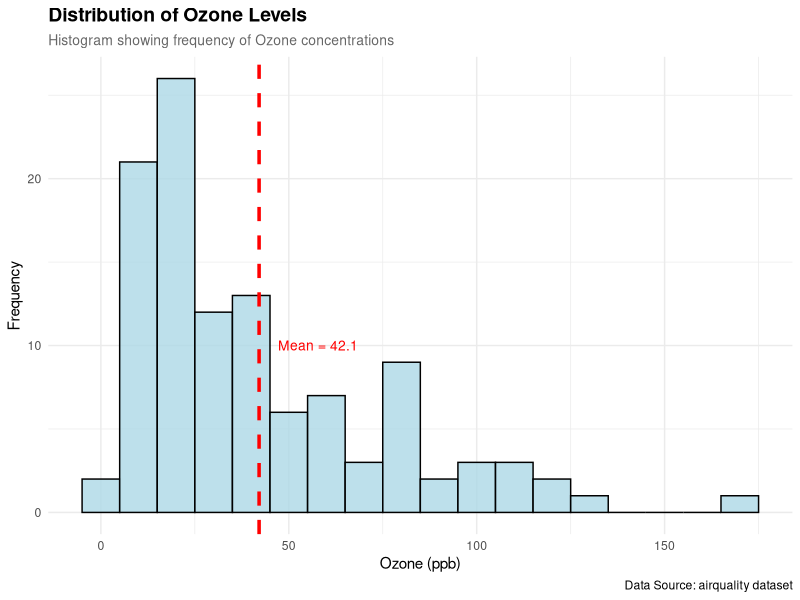
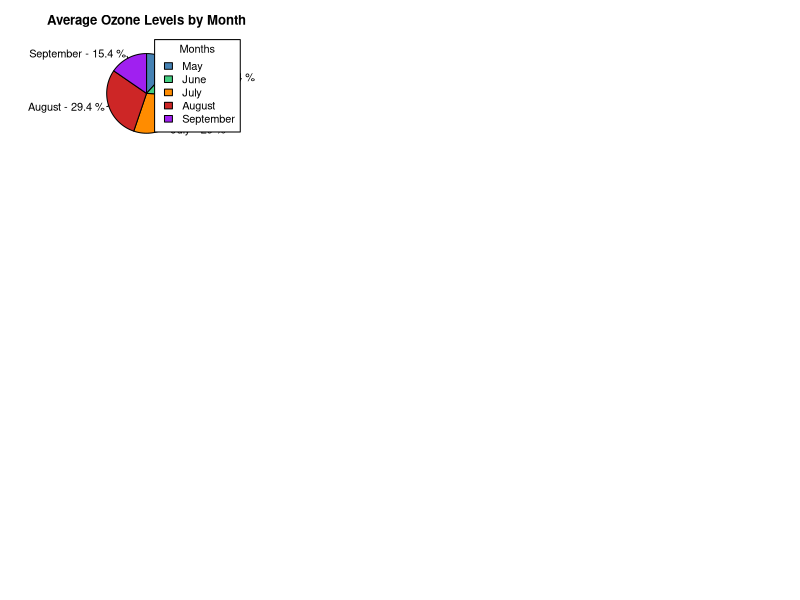
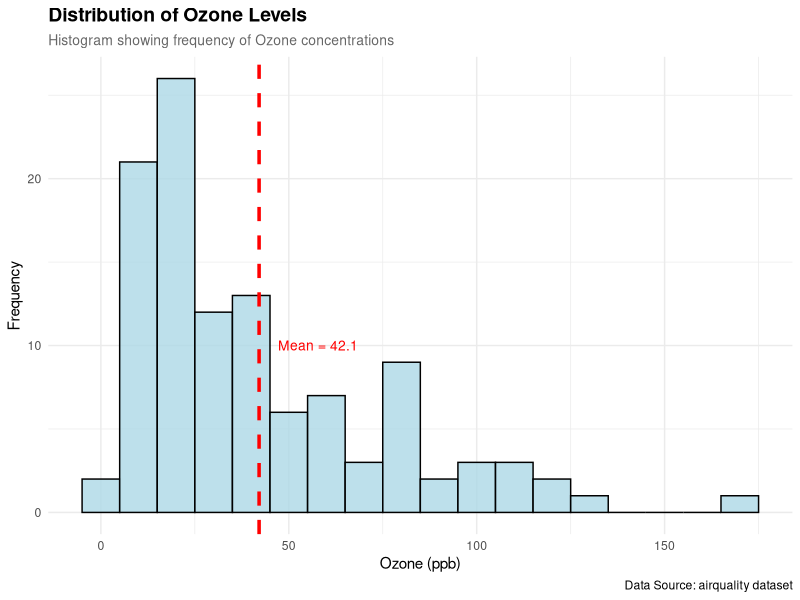
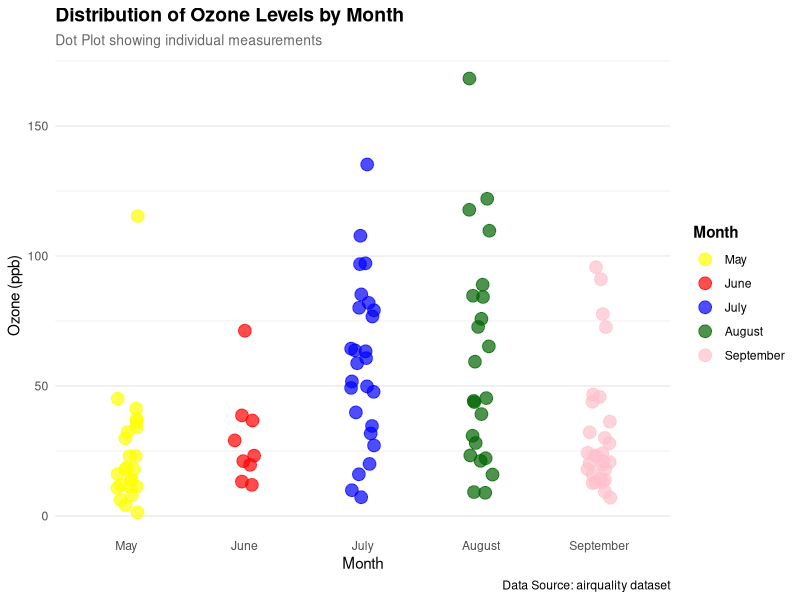
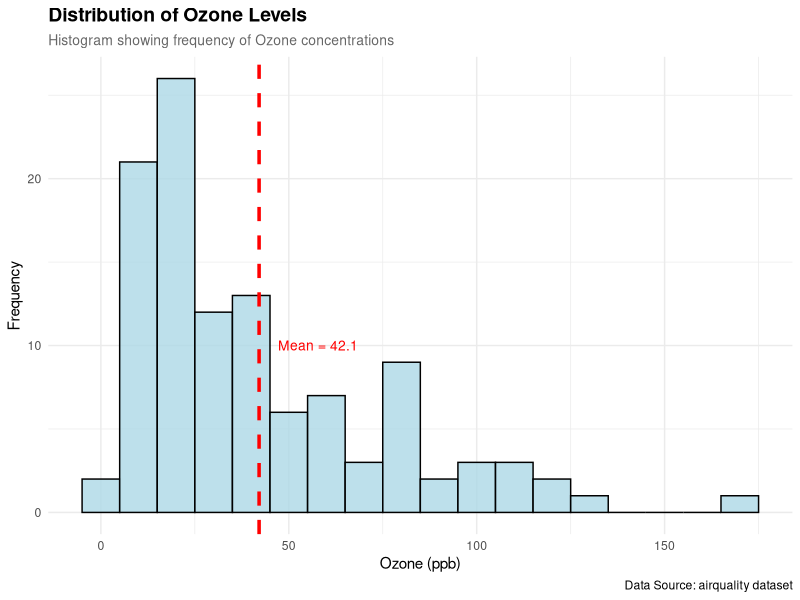
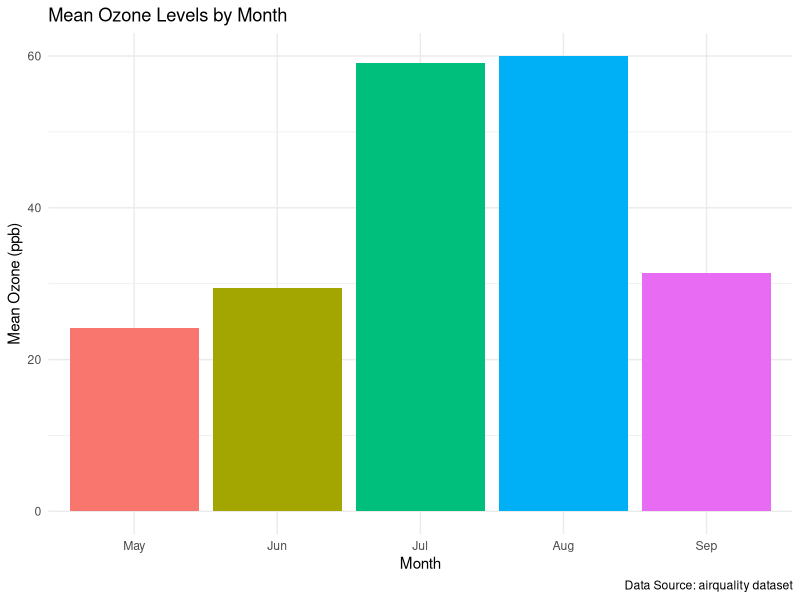
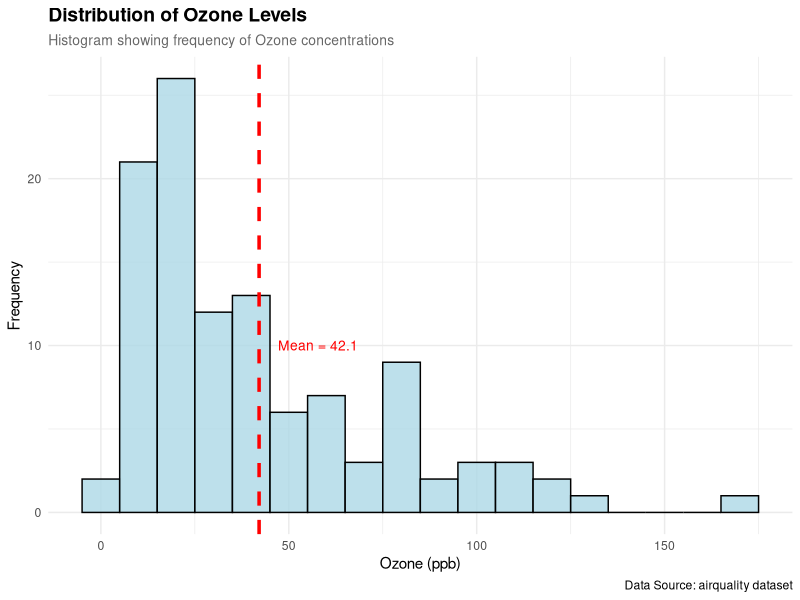
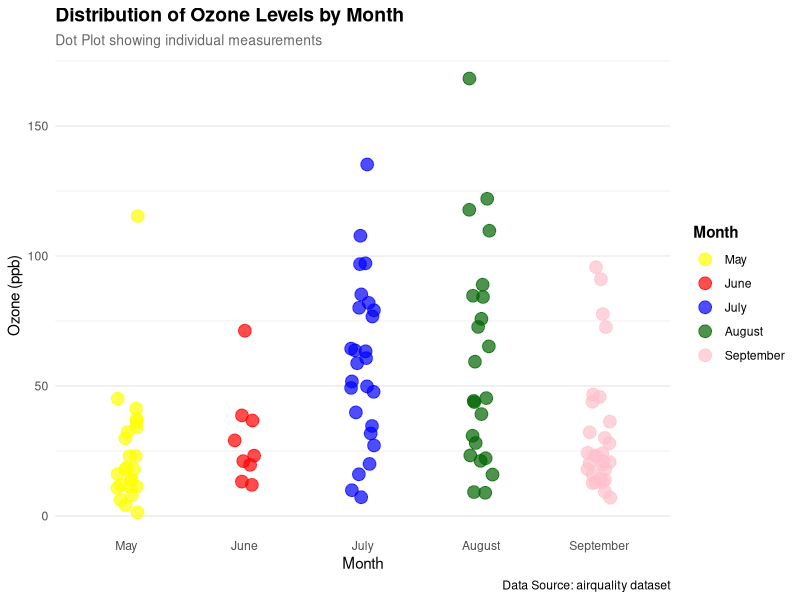

Reproduce these figures in R, in order.
# ====================================================================
# lab10_Data_Dynamo-s.R
# Collaborative R Visualization Project
# Dataset: airquality 
# Team Members:
# Esha Kambli 2301 - Pie Chart
# Deversh Shetgaonkar 2302 - Box Plot
# Sahil Gaonkar 2305 - Stacked Bar Chart
# Prabhanjan Halvegar 2306 - Line Chart
# Atharv Gawas 2313 - Dot Chart
# Aarchi Teli 2318 - Histogram
# Sarvadhnya Patil 2321 - Bar Chart
# Harsh Palyekar 2329 - Scatter Chart
# ====================================================================

# ====================================================================
# SECTION 0: SHARED SETUP (DO NOT MODIFY)
# ====================================================================
# Load dataset
data(airquality)

# Shared data preparation
air_data <- na.omit(airquality)
air_data$Month <- factor(air_data$Month,
                         levels = c(5, 6, 7, 8, 9),
                         labels = c("May", "June", "July", "August", "September"))

# Shared color palette
month_colors <- c("steelblue", "seagreen3", "darkorange", "firebrick3", "purple")

# ====================================================================
# SECTION 1: PIE CHART - Esha Kambli (2301)
# ====================================================================
plot_pie_chart <- function() {

  # Calculate average Ozone by Month (using shared air_data)
  avg_ozone <- tapply(air_data$Ozone, air_data$Month, mean)

  # Calculate percentage contribution
  percentages <- round(100 * avg_ozone / sum(avg_ozone), 1)

  # Labels for pie slices and legend
  pie_labels <- paste(names(avg_ozone), "-", percentages, "%")
  legend_labels <- names(avg_ozone)

  # Generate pie chart
  pie(
    avg_ozone,
    labels = pie_labels,
    main = "Average Ozone Levels by Month",
    col = month_colors,
    clockwise = TRUE
  )

  # Add legend
  legend(
    "topright",
    legend = legend_labels,
    fill = month_colors,
    title = "Months"
  )

  
  cat("Pie Chart section - Esha Kambli\n")
}

# ====================================================================
# SECTION 2: BAR CHART - Sarvadhnya Patil (2321)
# ====================================================================
plot_bar_chart <- function() {

# BAR PLOT — by Sarvadhnya (2321)
# Plot: Mean Ozone by Month (airquality dataset)

library(ggplot2)
library(dplyr)

# Load and clean data
data("airquality")
aq <- na.omit(airquality)

ozone_by_month <- aq %>%
  group_by(Month) %>%
  summarise(mean_ozone = mean(Ozone))

ozone_by_month$Month <- factor(ozone_by_month$Month,
                               labels = c("May", "Jun", "Jul", "Aug", "Sep"))

# Create the bar plot
bar_plot <- ggplot(ozone_by_month, aes(x = Month, y = mean_ozone, fill = Month)) +
  geom_bar(stat = "identity") +
  labs(title = "Mean Ozone Levels by Month",
       x = "Month",
       y = "Mean Ozone (ppb)",
       caption = "Data Source: airquality dataset") +
  theme_minimal() +
  theme(legend.position = "none")

# Save plot
if (!dir.exists("images")) dir.create("images")
ggsave("images/barplot_ozone_by_month.png", bar_plot, width = 7, height = 5, dpi = 300)

print("Bar plot created and saved to images/barplot_ozone_by_month.png")
  
  cat("Bar Chart section - Sarvadhnya Patil\n")
}


# ====================================================================
# SECTION 3: LINE CHART - Prabhanjan Halvegar (2306)
# ====================================================================
plot_line_chart <- function() {
  
  
  cat("Line Chart section - Prabhanjan Halvegar\n")
}

# ====================================================================
# SECTION 4: STACKED BAR CHART - Sahil Gaonkar (2305)
# ====================================================================
plot_stacked_bar <- function() {
  
  
  cat("Stacked Bar Chart section - Sahil Gaonkar\n")
}

# ====================================================================
# SECTION 5: HISTOGRAM - Aarchi Teli (2318)
# ====================================================================
plot_histogram <- function() {
  # Load required libraries (only if not already loaded)
  if (!require("ggplot2", quietly = TRUE)) {
    stop("ggplot2 package required. Please install it with: install.packages('ggplot2')")
  }
  
  # Simple message
  cat("Creating Histogram for Ozone Levels...\n")
  
  # Handle missing values and prepare data
  ozone_data <- na.omit(air_data$Ozone)
  
  # Calculate mean 
  avg_ozone <- mean(ozone_data)
  
  # Create the Histogram using ggplot2
  hist_plot <- ggplot(air_data, aes(x = Ozone)) +
    geom_histogram(
      binwidth = 10,                     # width of bins
      fill = "lightblue", 
      color = "black", 
      alpha = 0.8
    ) +
    geom_vline(aes(xintercept = avg_ozone), 
               color = "red", 
               linetype = "dashed", 
               size = 1.2) +
    labs(
      title = "Distribution of Ozone Levels",
      subtitle = "Histogram showing frequency of Ozone concentrations",
      x = "Ozone (ppb)",
      y = "Frequency",
      caption = "Data Source: airquality dataset"
    ) +
    annotate("text", x = avg_ozone + 5, y = 10, 
             label = paste("Mean =", round(avg_ozone, 1)), 
             color = "red", size = 3.5, hjust = 0) +
    theme_minimal() +
    theme(
      plot.title = element_text(face = "bold", size = 14),
      plot.subtitle = element_text(size = 10, color = "gray40")
    )
  
  # Display the plot
  print(hist_plot)
  
  # Save the histogram image 
  if (!dir.exists("images")) dir.create("images")
  ggsave("images/histogram_ozone.png", hist_plot, width = 8, height = 5, dpi = 300)
  
  cat("Histogram section - Aarchi Teli (2318) - Complete\n")
  
  invisible(hist_plot)
}

plot_histogram()


# ====================================================================
# SECTION 6: DOT CHART - Atharv Gawas (2313)
# ====================================================================
plot_dot_chart <- function() {
  # Load required libraries (only if not already loaded)
  if (!require("ggplot2", quietly = TRUE)) {
    stop("ggplot2 package required. Please install it with: install.packages('ggplot2')")
  }
  if (!require("dplyr", quietly = TRUE)) {
    stop("dplyr package required. Please install it with: install.packages('dplyr')")
  }
  
  # Prepare data: Get all ozone readings by month
  ozone_data <- air_data %>%
    select(Month, Ozone) %>%
    mutate(Month = factor(Month, levels = c("May", "June", "July", "August", "September")))
  
  # Create the dot plot with multiple points per month
  dot_plot <- ggplot(ozone_data, aes(x = Month, y = Ozone, color = Month)) +
    geom_point(size = 4, alpha = 0.7, position = position_jitter(width = 0.1, seed = 42)) +
    labs(title = "Distribution of Ozone Levels by Month",
         subtitle = "Dot Plot showing individual measurements",
         x = "Month",
         y = "Ozone (ppb)",
         color = "Month",
         caption = "Data Source: airquality dataset") +
    scale_color_manual(values = c("May" = "yellow", 
                                  "June" = "red", 
                                  "July" = "blue", 
                                  "August" = "darkgreen", 
                                  "September" = "pink")) +
    theme_minimal() +
    theme(plot.title = element_text(face = "bold", size = 14),
          plot.subtitle = element_text(size = 10, color = "gray40"),
          legend.position = "right",
          legend.title = element_text(face = "bold"),
          panel.grid.major.x = element_blank())
  
  # Display the plot
  print(dot_plot)
  
  # Save plot (optional - only saves when function is called individually)
  if (!dir.exists("images")) dir.create("images")
  ggsave("images/dotplot_ozone_by_month.png", dot_plot, width = 8, height = 5, dpi = 300)
  
  cat("Dot Chart section - Atharv Gawas (2313) - Complete\n")
  
  # Return the plot object invisibly for potential further use
  invisible(dot_plot)
}

# ====================================================================
# SECTION 7: SCATTER CHART - Harsh Palyekar (2329)
# ====================================================================
plot_scatter_chart <- function() {

  
  cat("Scatter Chart section - Harsh Palyekar\n")
}

# ====================================================================
# SECTION 8: BOX PLOT - Deversh Shetgaonkar (2302)
# ====================================================================
plot_box_plot <- function() {

  
  cat("Box Plot section - Deversh Shetgaonkar\n")
}

# ====================================================================
# MAIN EXECUTION: Run all plots
# ====================================================================
# Set up multi-panel layout for viewing all plots
par(mfrow = c(3, 3), mar = c(4, 4, 3, 2))

# Execute each plot function
plot_pie_chart()
plot_bar_chart()
plot_line_chart()
plot_stacked_bar()
plot_histogram()
plot_dot_chart()
plot_scatter_chart()
plot_box_plot()

# Reset layout
par(mfrow = c(1, 1))
